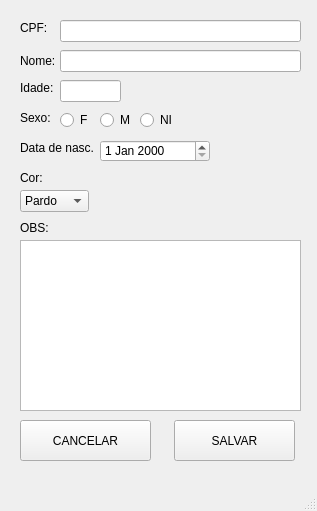
<?xml version="1.0" encoding="UTF-8"?>
<ui version="4.0">
 <class>MainWindow</class>
 <widget class="QMainWindow" name="MainWindow">
  <property name="geometry">
   <rect>
    <x>0</x>
    <y>0</y>
    <width>317</width>
    <height>511</height>
   </rect>
  </property>
  <property name="windowTitle">
   <string>Editar</string>
  </property>
  <widget class="QWidget" name="centralwidget">
   <widget class="QLabel" name="label_4">
    <property name="geometry">
     <rect>
      <x>20</x>
      <y>140</y>
      <width>111</width>
      <height>16</height>
     </rect>
    </property>
    <property name="text">
     <string>Data de nasc.</string>
    </property>
   </widget>
   <widget class="QLabel" name="label_6">
    <property name="geometry">
     <rect>
      <x>20</x>
      <y>220</y>
      <width>49</width>
      <height>16</height>
     </rect>
    </property>
    <property name="text">
     <string>OBS: </string>
    </property>
   </widget>
   <widget class="QRadioButton" name="btnr_m">
    <property name="geometry">
     <rect>
      <x>100</x>
      <y>110</y>
      <width>31</width>
      <height>20</height>
     </rect>
    </property>
    <property name="text">
     <string>M</string>
    </property>
   </widget>
   <widget class="QLabel" name="label_2">
    <property name="geometry">
     <rect>
      <x>20</x>
      <y>80</y>
      <width>49</width>
      <height>16</height>
     </rect>
    </property>
    <property name="text">
     <string>Idade:</string>
    </property>
   </widget>
   <widget class="QLabel" name="label_7">
    <property name="geometry">
     <rect>
      <x>20</x>
      <y>170</y>
      <width>49</width>
      <height>16</height>
     </rect>
    </property>
    <property name="text">
     <string>Cor:</string>
    </property>
   </widget>
   <widget class="QPushButton" name="btn_salvar">
    <property name="geometry">
     <rect>
      <x>174</x>
      <y>420</y>
      <width>121</width>
      <height>41</height>
     </rect>
    </property>
    <property name="text">
     <string>SALVAR</string>
    </property>
   </widget>
   <widget class="QLineEdit" name="txt_idade">
    <property name="geometry">
     <rect>
      <x>60</x>
      <y>80</y>
      <width>61</width>
      <height>22</height>
     </rect>
    </property>
   </widget>
   <widget class="QLabel" name="label_3">
    <property name="geometry">
     <rect>
      <x>20</x>
      <y>110</y>
      <width>49</width>
      <height>16</height>
     </rect>
    </property>
    <property name="text">
     <string>Sexo:</string>
    </property>
   </widget>
   <widget class="QComboBox" name="cb_cor">
    <property name="geometry">
     <rect>
      <x>20</x>
      <y>190</y>
      <width>69</width>
      <height>22</height>
     </rect>
    </property>
    <item>
     <property name="text">
      <string>Pardo</string>
     </property>
    </item>
    <item>
     <property name="text">
      <string>Branco</string>
     </property>
    </item>
    <item>
     <property name="text">
      <string>Negro</string>
     </property>
    </item>
   </widget>
   <widget class="QPlainTextEdit" name="txt_obs">
    <property name="geometry">
     <rect>
      <x>20</x>
      <y>240</y>
      <width>281</width>
      <height>171</height>
     </rect>
    </property>
   </widget>
   <widget class="QLabel" name="label_5">
    <property name="geometry">
     <rect>
      <x>20</x>
      <y>20</y>
      <width>49</width>
      <height>16</height>
     </rect>
    </property>
    <property name="text">
     <string>CPF:</string>
    </property>
   </widget>
   <widget class="QDateEdit" name="date_data_nasc">
    <property name="geometry">
     <rect>
      <x>100</x>
      <y>140</y>
      <width>110</width>
      <height>22</height>
     </rect>
    </property>
   </widget>
   <widget class="QRadioButton" name="btnr_f">
    <property name="geometry">
     <rect>
      <x>60</x>
      <y>110</y>
      <width>31</width>
      <height>20</height>
     </rect>
    </property>
    <property name="text">
     <string>F</string>
    </property>
   </widget>
   <widget class="QPushButton" name="btn_cancelar">
    <property name="geometry">
     <rect>
      <x>20</x>
      <y>420</y>
      <width>131</width>
      <height>41</height>
     </rect>
    </property>
    <property name="text">
     <string>CANCELAR</string>
    </property>
   </widget>
   <widget class="QLineEdit" name="txt_nome">
    <property name="geometry">
     <rect>
      <x>60</x>
      <y>50</y>
      <width>241</width>
      <height>22</height>
     </rect>
    </property>
   </widget>
   <widget class="QLabel" name="label">
    <property name="geometry">
     <rect>
      <x>20</x>
      <y>50</y>
      <width>51</width>
      <height>21</height>
     </rect>
    </property>
    <property name="text">
     <string>Nome: </string>
    </property>
   </widget>
   <widget class="QLineEdit" name="txt_cpf">
    <property name="geometry">
     <rect>
      <x>60</x>
      <y>20</y>
      <width>241</width>
      <height>22</height>
     </rect>
    </property>
   </widget>
   <widget class="QRadioButton" name="btnr_ni">
    <property name="geometry">
     <rect>
      <x>140</x>
      <y>110</y>
      <width>41</width>
      <height>20</height>
     </rect>
    </property>
    <property name="text">
     <string>NI</string>
    </property>
   </widget>
  </widget>
  <widget class="QMenuBar" name="menubar">
   <property name="geometry">
    <rect>
     <x>0</x>
     <y>0</y>
     <width>317</width>
     <height>22</height>
    </rect>
   </property>
  </widget>
  <widget class="QStatusBar" name="statusbar"/>
 </widget>
 <resources/>
 <connections/>
</ui>
